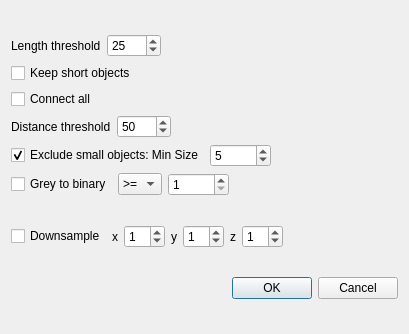
<?xml version="1.0" encoding="UTF-8"?>
<ui version="4.0">
 <class>FlyEmSkeletonizationDialog</class>
 <widget class="QDialog" name="FlyEmSkeletonizationDialog">
  <property name="geometry">
   <rect>
    <x>0</x>
    <y>0</y>
    <width>409</width>
    <height>334</height>
   </rect>
  </property>
  <property name="windowTitle">
   <string>Skeletonization</string>
  </property>
  <layout class="QVBoxLayout" name="verticalLayout_2">
   <item>
    <layout class="QVBoxLayout" name="verticalLayout">
     <item>
      <layout class="QHBoxLayout" name="horizontalLayout_4">
       <item>
        <layout class="QHBoxLayout" name="horizontalLayout">
         <item>
          <widget class="QLabel" name="label">
           <property name="text">
            <string>Length threshold</string>
           </property>
          </widget>
         </item>
         <item>
          <widget class="QSpinBox" name="lengthSpinBox">
           <property name="maximum">
            <number>1000</number>
           </property>
           <property name="value">
            <number>25</number>
           </property>
          </widget>
         </item>
        </layout>
       </item>
       <item>
        <spacer name="horizontalSpacer">
         <property name="orientation">
          <enum>Qt::Horizontal</enum>
         </property>
         <property name="sizeHint" stdset="0">
          <size>
           <width>40</width>
           <height>20</height>
          </size>
         </property>
        </spacer>
       </item>
      </layout>
     </item>
     <item>
      <widget class="QCheckBox" name="shortObjectCheckBox">
       <property name="toolTip">
        <string>Keep at least one branch even if an object is shorter than the length threshold</string>
       </property>
       <property name="text">
        <string>Keep short objects</string>
       </property>
      </widget>
     </item>
     <item>
      <widget class="QCheckBox" name="connectCheckBox">
       <property name="toolTip">
        <string>Connect all objects no matter where they are</string>
       </property>
       <property name="text">
        <string>Connect all</string>
       </property>
      </widget>
     </item>
     <item>
      <layout class="QHBoxLayout" name="horizontalLayout_5">
       <item>
        <layout class="QHBoxLayout" name="horizontalLayout_2">
         <item>
          <widget class="QLabel" name="label_2">
           <property name="text">
            <string>Distance threshold</string>
           </property>
          </widget>
         </item>
         <item>
          <widget class="QSpinBox" name="distThreSpinBox">
           <property name="maximum">
            <number>1000</number>
           </property>
           <property name="value">
            <number>50</number>
           </property>
          </widget>
         </item>
        </layout>
       </item>
       <item>
        <spacer name="horizontalSpacer_2">
         <property name="orientation">
          <enum>Qt::Horizontal</enum>
         </property>
         <property name="sizeHint" stdset="0">
          <size>
           <width>40</width>
           <height>20</height>
          </size>
         </property>
        </spacer>
       </item>
      </layout>
     </item>
     <item>
      <layout class="QHBoxLayout" name="horizontalLayout_3">
       <item>
        <widget class="QCheckBox" name="objSizeCheckBox">
         <property name="toolTip">
          <string>Exclude small objects from the reconstruction</string>
         </property>
         <property name="text">
          <string>Exclude small objects: Min Size</string>
         </property>
         <property name="checked">
          <bool>true</bool>
         </property>
        </widget>
       </item>
       <item>
        <widget class="QSpinBox" name="objSizeSpinBox">
         <property name="maximum">
          <number>10000</number>
         </property>
         <property name="value">
          <number>5</number>
         </property>
        </widget>
       </item>
       <item>
        <spacer name="horizontalSpacer_5">
         <property name="orientation">
          <enum>Qt::Horizontal</enum>
         </property>
         <property name="sizeHint" stdset="0">
          <size>
           <width>40</width>
           <height>20</height>
          </size>
         </property>
        </spacer>
       </item>
      </layout>
     </item>
     <item>
      <layout class="QHBoxLayout" name="horizontalLayout_7">
       <item>
        <layout class="QHBoxLayout" name="horizontalLayout_6">
         <item>
          <widget class="QCheckBox" name="greyToBinaryCheckBox">
           <property name="text">
            <string>Grey to binary</string>
           </property>
          </widget>
         </item>
         <item>
          <widget class="QComboBox" name="grayOpComboBox">
           <property name="sizePolicy">
            <sizepolicy hsizetype="Preferred" vsizetype="Fixed">
             <horstretch>0</horstretch>
             <verstretch>0</verstretch>
            </sizepolicy>
           </property>
           <item>
            <property name="text">
             <string>&gt;=</string>
            </property>
           </item>
           <item>
            <property name="text">
             <string>&lt;=</string>
            </property>
           </item>
           <item>
            <property name="text">
             <string>=</string>
            </property>
           </item>
          </widget>
         </item>
         <item>
          <widget class="QSpinBox" name="levelSpinBox">
           <property name="minimum">
            <number>1</number>
           </property>
           <property name="maximum">
            <number>65535</number>
           </property>
           <property name="value">
            <number>1</number>
           </property>
          </widget>
         </item>
        </layout>
       </item>
       <item>
        <spacer name="horizontalSpacer_3">
         <property name="orientation">
          <enum>Qt::Horizontal</enum>
         </property>
         <property name="sizeHint" stdset="0">
          <size>
           <width>40</width>
           <height>20</height>
          </size>
         </property>
        </spacer>
       </item>
      </layout>
     </item>
    </layout>
   </item>
   <item>
    <layout class="QHBoxLayout" name="horizontalLayout_11">
     <item>
      <widget class="QCheckBox" name="downsampleCheckBox">
       <property name="text">
        <string>Downsample</string>
       </property>
       <property name="checked">
        <bool>false</bool>
       </property>
      </widget>
     </item>
     <item>
      <layout class="QHBoxLayout" name="horizontalLayout_8">
       <item>
        <widget class="QLabel" name="label_4">
         <property name="text">
          <string>x</string>
         </property>
        </widget>
       </item>
       <item>
        <widget class="QSpinBox" name="dsXSpinBox">
         <property name="minimum">
          <number>0</number>
         </property>
         <property name="maximum">
          <number>10</number>
         </property>
         <property name="value">
          <number>1</number>
         </property>
        </widget>
       </item>
      </layout>
     </item>
     <item>
      <layout class="QHBoxLayout" name="horizontalLayout_9">
       <item>
        <widget class="QLabel" name="label_5">
         <property name="text">
          <string>y</string>
         </property>
        </widget>
       </item>
       <item>
        <widget class="QSpinBox" name="dsYSpinBox">
         <property name="minimum">
          <number>0</number>
         </property>
         <property name="maximum">
          <number>10</number>
         </property>
         <property name="value">
          <number>1</number>
         </property>
        </widget>
       </item>
      </layout>
     </item>
     <item>
      <layout class="QHBoxLayout" name="horizontalLayout_10">
       <item>
        <widget class="QLabel" name="label_6">
         <property name="text">
          <string>z</string>
         </property>
        </widget>
       </item>
       <item>
        <widget class="QSpinBox" name="dsZSpinBox">
         <property name="minimum">
          <number>0</number>
         </property>
         <property name="maximum">
          <number>10</number>
         </property>
         <property name="value">
          <number>1</number>
         </property>
        </widget>
       </item>
      </layout>
     </item>
     <item>
      <spacer name="horizontalSpacer_4">
       <property name="orientation">
        <enum>Qt::Horizontal</enum>
       </property>
       <property name="sizeHint" stdset="0">
        <size>
         <width>40</width>
         <height>20</height>
        </size>
       </property>
      </spacer>
     </item>
    </layout>
   </item>
   <item>
    <widget class="QDialogButtonBox" name="buttonBox">
     <property name="orientation">
      <enum>Qt::Horizontal</enum>
     </property>
     <property name="standardButtons">
      <set>QDialogButtonBox::Cancel|QDialogButtonBox::Ok</set>
     </property>
    </widget>
   </item>
  </layout>
 </widget>
 <resources/>
 <connections>
  <connection>
   <sender>buttonBox</sender>
   <signal>accepted()</signal>
   <receiver>FlyEmSkeletonizationDialog</receiver>
   <slot>accept()</slot>
   <hints>
    <hint type="sourcelabel">
     <x>248</x>
     <y>254</y>
    </hint>
    <hint type="destinationlabel">
     <x>157</x>
     <y>274</y>
    </hint>
   </hints>
  </connection>
  <connection>
   <sender>buttonBox</sender>
   <signal>rejected()</signal>
   <receiver>FlyEmSkeletonizationDialog</receiver>
   <slot>reject()</slot>
   <hints>
    <hint type="sourcelabel">
     <x>316</x>
     <y>260</y>
    </hint>
    <hint type="destinationlabel">
     <x>286</x>
     <y>274</y>
    </hint>
   </hints>
  </connection>
 </connections>
</ui>
